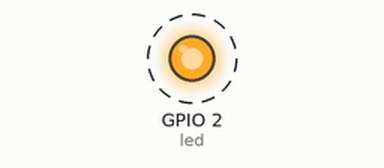
This program was run on a simulated ESP32 board running MicroPython. Shown: output pins drawn as LEDs (lit = HIGH). Dashed ring = blinking. What the program prints to the serial console is not drawn.

Above: at 0.2 s.
Timing chart, 0 to 3.0 s (numbered marks = the images above):
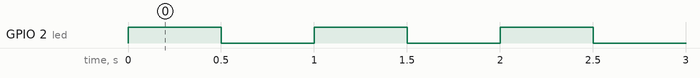

Measured:
- by itself, GPIO 2 (led): alternates HIGH for 0.50 s and LOW for 0.50 s

The program:

main.py
```python
import time
from machine import Pin

print("Hello, ESP32!")

led = Pin(2, Pin.OUT)
counter = 0
while True:
  led.value(1)
  time.sleep(0.5)
  led.value(0)
  time.sleep(0.5)
  counter += 1
  print("Blink", counter)
```
